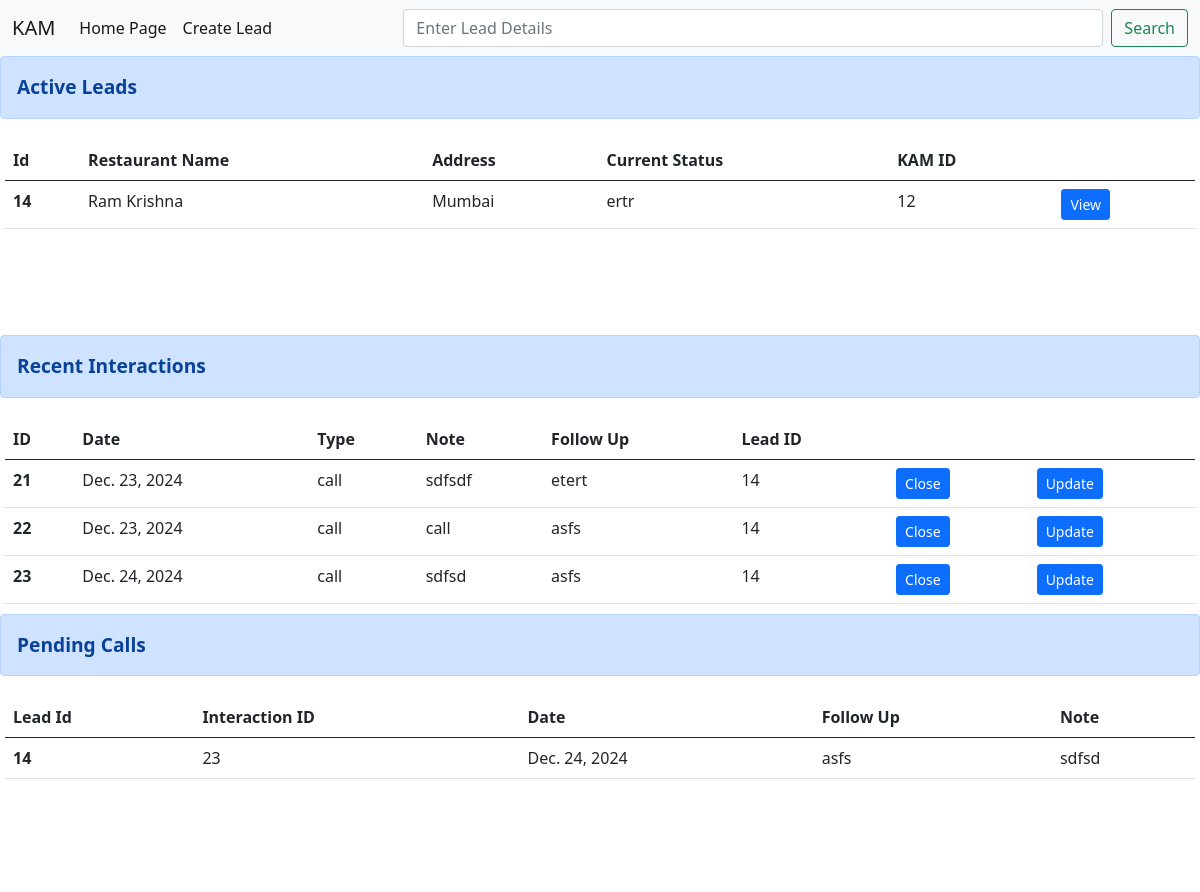
/, run on an earlier commit of the app's database.
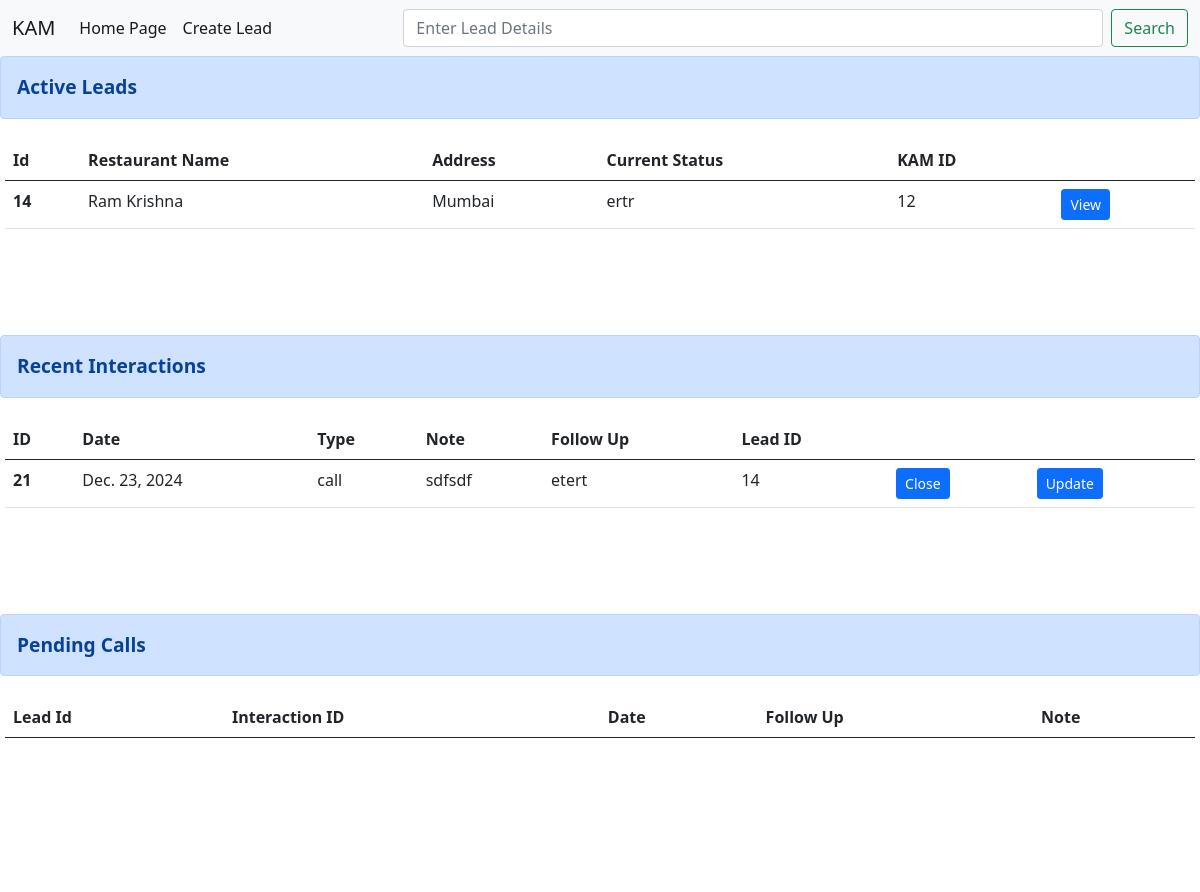
And on a later commit of the database.
### KAM/models.py (models this page shows)
class leads(models.Model):
    leadID = models.BigAutoField(primary_key=True)
    restaurantName = models.CharField(max_length=50)
    address = models.CharField(max_length=100)
    contactNumber = models.CharField(max_length=10)
    currentStatus = models.CharField(max_length=10)
    KAMID = models.CharField(max_length=10)

class interactionLogging(models.Model):
    interactionID = models.BigAutoField(primary_key=True)
    type = models.CharField(max_length=10)
    notes = models.CharField(max_length=100)
    followUp = models.CharField(max_length=10)
    date = models.DateField()
    leadID = models.ForeignKey(leads,on_delete=models.CASCADE)

### KAM/views.py (the view)
# urls.py: path("",views.index,name='index'),
def index(request):
    try:
        allLeads = leads.objects.all() #Fetching all leads data from database
    except:
        allLeads = None
    try:
        allInteractions = interactionLogging.objects.all()#Fetching all interaction data from database
    except:
        allInteractions = None
    todaysCalls = []
    if(allInteractions != None):
        for item in allInteractions:
            if(item.date == date.today()):
                todaysCalls.append(item)
    params = {'allLeads' : allLeads,'allinteractions':allInteractions,'todaysCalls' : todaysCalls}    #Dictionary that stores parameters comming from database and pass to webpage
    return render(request,'KAM/index.html',params)

### KAM/templates/KAM/index.html (shortened to what this page needs)
<!doctype html>
<html lang="en">
  <head>
    <link href="https://cdn.jsdelivr.net/npm/bootstrap@5.0.2/dist/css/bootstrap.min.css" rel="stylesheet">
  </head>
  <body>
    <nav class="navbar navbar-expand-lg navbar-light bg-light">
      <div class="container-fluid">
        <a class="navbar-brand" href="../">KAM</a>
        <div class="collapse navbar-collapse" id="navbarSupportedContent">
          <ul class="navbar-nav me-auto mb-2 mb-lg-0">
            <li class="nav-item">
              <a class="nav-link active" href="../" tabindex="-1">Home Page</a>
            </li>
            <li class="nav-item">
              <a class="nav-link active" aria-current="page" href="../createLeads">Create Lead</a>
            </li>
          </ul>
          <form class="d-flex" action="../searchResult/" method="post">
            <input style="width:700px;" class="form-control me-2" type="search" name = "searchResult" placeholder="Enter Lead Details" aria-label="Search">{% csrf_token %}
            <button class="btn btn-outline-success" type="submit">Search</button>
          </form>
        </div>
      </div>
    </nav>
    <div class="alert alert-primary" role="alert">
      <div style="font-size: larger;font-weight: bold;"> Active Leads</div>
    </div>
    <div class = "tableContainer">
      <table class="table">
      <thead>
        <tr>
          <th scope="col">Id</th>
          <th scope="col">Restaurant Name</th>
          <th scope="col">Address</th>
          <th scope="col">Current Status</th>
          <th scope="col">KAM ID</th>
          <th scope="col"></th>
        </tr>
      </thead>
      <tbody>
        {% for lead in allLeads %}
            <tr>
              <th scope="row">{{lead.leadID}}</th>
              <td>{{lead.restaurantName}}</td>
              <td>{{lead.address}}</td>
              <td>{{lead.currentStatus}}</td>
              <td>{{lead.KAMID}}</td>
              <td><form action="../viewLeads/" method="POST"><input type="hidden" name="leadid" value="{{lead.leadID}}">{% csrf_token %}<button type="submit" class="btn btn-primary btn-sm">View</button></form></td>
            </tr>
        {% endfor %}
      </tbody>
      </table>
    </div>
    <div class="alert alert-primary" role="alert">
      <div style="font-size: larger;font-weight: bold;"> Recent Interactions</div>
    </div>
    <div class = "tableContainer">
      <table class="table">
      <thead>
        <tr>
          <th scope="col">ID</th>
          <th scope="col">Date</th>
          <th scope="col">Type</th>
          <th scope="col">Note</th>
          <th scope="col">Follow Up</th>
          <th scope="col">Lead ID</th>
          <th scope="col"></th>
          <th scope="col"></th>
        </tr>
      </thead>
      <tbody>
        {% for interaction in allinteractions %}
            <tr>
              <th>{{interaction.interactionID}}</th>
              <td>{{interaction.date}}</td>
              <td>{{interaction.type}}</td>
              <td>{{interaction.notes}}</td>
              <td>{{interaction.followUp}}</td>
              <td>{{interaction.leadID.leadID}}</td>
              <td><form action="../deleteInteraction/" method="POST"><button type="submit" class="btn btn-primary btn-sm">Close</button></form></td>
              <td><form action="../getLeadIDForUpdateInteraction/" method="POST"><button type="submit" class="btn btn-primary btn-sm">Update</button></form></td>
            </tr>
        {% endfor %}
      </tbody>
      </table>
    </div>
    <div class="alert alert-primary" role="alert">
      <div style="font-size: larger;font-weight: bold;">Pending Calls</div>
    </div>
    <div class = "tableContainer">
      <table class="table">
      <thead>
        <tr>
          <th scope="col">Lead Id</th>
          <th scope="col">Interaction ID</th>
          <th scope="col">Date</th>
          <th scope="col">Follow Up</th>
          <th scope="col">Note</th>
        </tr>
      </thead>
      <tbody>
        {% for interaction in todaysCalls %}
          {% if interaction.type == "call" %}
            <tr>
              <th>{{interaction.leadID.leadID}}</th>
              <td>{{interaction.interactionID}}</td>
              <td>{{interaction.date}}</td>
              <td>{{interaction.followUp}}</td>
              <td>{{interaction.notes}}</td>
            </tr>
          {% endif %}
        {% endfor %}
      </tbody>
      </table>
    </div>
  </body>
</html>

### KAM/templates/KAM/index.html (style rules this page uses)
.tableContainer { padding: 5px; background-color: rgb(255, 255, 255); width: 100%; height: 200px; overflow-x: hidden; overflow-y: auto; }

What changed in the data, as far as the page shows it:
removed interactionLogging: interactionID "22", date "Dec. 23, 2024", type "call", notes "call", followUp "asfs", leadID.leadID "14"
removed interactionLogging: interactionID "23", date "Dec. 24, 2024", type "call", notes "sdfsd", followUp "asfs", leadID.leadID "14"
